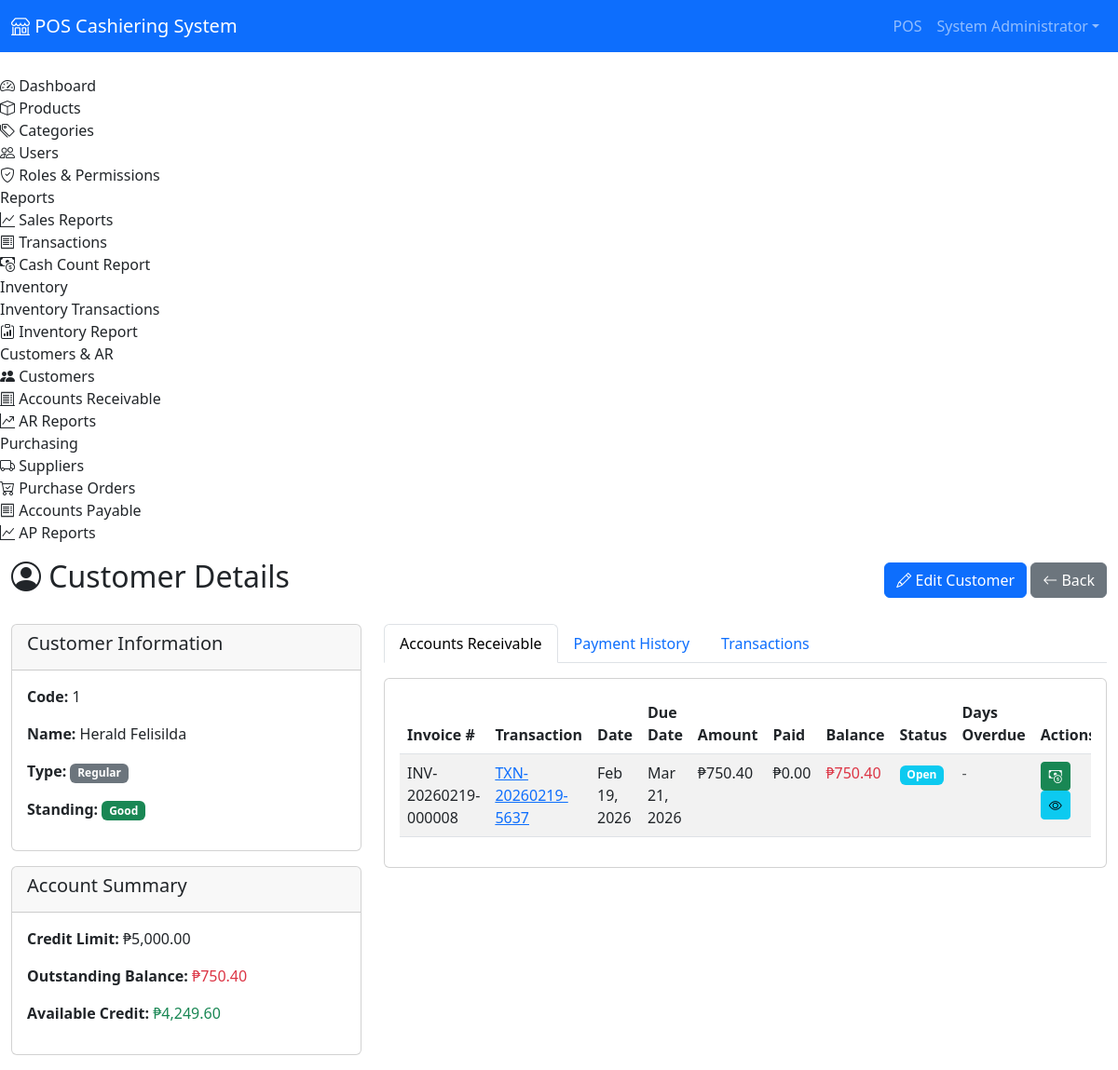
/POS/admin/customer-details.php?id=1 (signed in), run on the app's committed database.
### tables this page shows
CREATE TABLE `customers` (
  `id` int(11) NOT NULL AUTO_INCREMENT,
  `customer_code` varchar(50) NOT NULL,
  `customer_name` varchar(255) NOT NULL,
  `email` varchar(255) DEFAULT NULL,
  `phone` varchar(50) DEFAULT NULL,
  `address` text DEFAULT NULL,
  `city` varchar(100) DEFAULT NULL,
  `state` varchar(100) DEFAULT NULL,
  `zip_code` varchar(20) DEFAULT NULL,
  `birth_date` date DEFAULT NULL,
  `customer_type` enum('regular','member') DEFAULT 'regular',
  `credit_limit` decimal(15,2) DEFAULT 0.00,
  `balance` decimal(15,2) DEFAULT 0.00 COMMENT 'Current outstanding balance',
  `points_balance` int(11) DEFAULT 0 COMMENT 'Reward points balance',
  `points_earned_total` int(11) DEFAULT 0 COMMENT 'Total points earned (lifetime)',
  `standing` enum('good','warning','bad') DEFAULT 'good',
  `is_active` tinyint(1) DEFAULT 1,
  `notes` text DEFAULT NULL,
  `created_at` timestamp NOT NULL DEFAULT current_timestamp(),
  `updated_at` timestamp NOT NULL DEFAULT current_timestamp() ON UPDATE current_timestamp(),
  PRIMARY KEY (`id`),
  UNIQUE KEY `customer_code` (`customer_code`),
  KEY `idx_code` (`customer_code`),
  KEY `idx_name` (`customer_name`),
  KEY `idx_type` (`customer_type`),
  KEY `idx_standing` (`standing`),
  KEY `idx_active` (`is_active`)
);

CREATE TABLE `accounts_receivable` (
  `id` int(11) NOT NULL AUTO_INCREMENT,
  `transaction_id` int(11) NOT NULL,
  `customer_id` int(11) NOT NULL,
  `invoice_number` varchar(100) DEFAULT NULL,
  `invoice_date` date NOT NULL,
  `due_date` date NOT NULL,
  `amount` decimal(15,2) NOT NULL,
  `paid_amount` decimal(15,2) DEFAULT 0.00,
  `balance` decimal(15,2) NOT NULL,
  `status` enum('open','partial','paid','overdue') DEFAULT 'open',
  `payment_date` date DEFAULT NULL,
  `points_earned` int(11) DEFAULT 0 COMMENT 'Points earned from this transaction',
  `notes` text DEFAULT NULL,
  `created_at` timestamp NOT NULL DEFAULT current_timestamp(),
  `updated_at` timestamp NOT NULL DEFAULT current_timestamp() ON UPDATE current_timestamp(),
  PRIMARY KEY (`id`),
  KEY `idx_customer` (`customer_id`),
  KEY `idx_status` (`status`),
  KEY `idx_due_date` (`due_date`),
  KEY `idx_transaction` (`transaction_id`),
  CONSTRAINT `accounts_receivable_ibfk_1` FOREIGN KEY (`transaction_id`) REFERENCES `transactions` (`id`),
  CONSTRAINT `accounts_receivable_ibfk_2` FOREIGN KEY (`customer_id`) REFERENCES `customers` (`id`)
);

CREATE TABLE `transactions` (
  `id` int(11) NOT NULL AUTO_INCREMENT,
  `transaction_number` varchar(50) NOT NULL,
  `user_id` int(11) NOT NULL,
  `customer_id` int(11) DEFAULT NULL,
  `total_amount` decimal(10,2) NOT NULL,
  `discount_amount` decimal(10,2) DEFAULT 0.00,
  `tax_amount` decimal(10,2) DEFAULT 0.00,
  `final_amount` decimal(10,2) NOT NULL,
  `payment_method` enum('cash','credit_card','e_wallet','credit') DEFAULT 'cash',
  `payment_status` enum('pending','completed','refunded','voided') DEFAULT 'completed',
  `voided_at` timestamp NULL DEFAULT NULL,
  `voided_by` int(11) DEFAULT NULL,
  `void_reason` text DEFAULT NULL,
  `is_synced` tinyint(1) DEFAULT 0,
  `synced_at` timestamp NULL DEFAULT NULL,
  `created_at` timestamp NOT NULL DEFAULT current_timestamp(),
  `updated_at` timestamp NOT NULL DEFAULT current_timestamp() ON UPDATE current_timestamp(),
  PRIMARY KEY (`id`),
  UNIQUE KEY `transaction_number` (`transaction_number`),
  KEY `idx_transaction_number` (`transaction_number`),
  KEY `idx_user` (`user_id`),
  KEY `idx_created` (`created_at`),
  KEY `idx_synced` (`is_synced`),
  KEY `voided_by` (`voided_by`),
  KEY `idx_voided` (`voided_at`),
  KEY `idx_customer` (`customer_id`),
  CONSTRAINT `transactions_ibfk_1` FOREIGN KEY (`user_id`) REFERENCES `users` (`id`),
  CONSTRAINT `transactions_ibfk_2` FOREIGN KEY (`voided_by`) REFERENCES `users` (`id`) ON DELETE SET NULL,
  CONSTRAINT `transactions_ibfk_3` FOREIGN KEY (`customer_id`) REFERENCES `customers` (`id`) ON DELETE SET NULL
);

### POS/config/database.php (called while the page is built, shortened)
<?php
class Database {
    private $host = DB_HOST;
    private $user = DB_USER;
    private $pass = DB_PASS;
    private $name = DB_NAME;
    private $conn;
    private function connect() {
        try {
            $this->conn = new PDO(
                "mysql:host={$this->host};dbname={$this->name};charset=utf8mb4",
                $this->user,
                $this->pass,
                [
                    PDO::ATTR_ERRMODE => PDO::ERRMODE_EXCEPTION,
                    PDO::ATTR_DEFAULT_FETCH_MODE => PDO::FETCH_ASSOC,
                    PDO::ATTR_EMULATE_PREPARES => false
                ]
            );
        } catch (PDOException $e) {
            error_log("Database connection failed: " . $e->getMessage());
            throw new Exception("Database connection failed. Please check your database configuration and ensure the database 'pos_system' exists. Error: " . $e->getMessage());
        }
    }
    public function query($sql, $params = []) {
        try {
            $stmt = $this->conn->prepare($sql);
            $stmt->execute($params);
            return $stmt;
        } catch (PDOException $e) {
            error_log("Database query error: " . $e->getMessage());
            throw $e;
        }
    }
    public function fetch($sql, $params = []) {
        return $this->query($sql, $params)->fetch();
    }
    public function fetchAll($sql, $params = []) {
        return $this->query($sql, $params)->fetchAll();
    }
}

### POS/admin/customer-details.php (the view, shortened to what this page needs)
<?php
require_once __DIR__ . '/includes/header.php';
require_once __DIR__ . '/../config/database.php';
$db = new Database();
$customer_id = $_GET['id'] ?? 0;
$customer = $db->fetch(
    "SELECT * FROM customers WHERE id = ?",
    [$customer_id]
);
$outstanding = $db->fetch(
    "SELECT SUM(balance) as total FROM accounts_receivable
     WHERE customer_id = ? AND status IN ('open', 'partial', 'overdue')",
    [$customer_id]
);
$customer['outstanding_balance'] = $outstanding['total'] ?? 0;
$ar_invoices = $db->fetchAll(
    "SELECT ar.*, t.transaction_number,
     DATEDIFF(CURDATE(), ar.due_date) as days_overdue
     FROM accounts_receivable ar
     JOIN transactions t ON ar.transaction_id = t.id
     WHERE ar.customer_id = ?
     ORDER BY ar.created_at DESC
     LIMIT 20",
    [$customer_id]
);
?>
<div class="d-flex justify-content-between align-items-center mb-4">
    <h2><i class="bi bi-person-circle"></i> Customer Details</h2>
    <div>
        <button class="btn btn-primary" onclick="editCustomer(<?php echo htmlspecialchars(json_encode($customer)); ?>)">
            <i class="bi bi-pencil"></i> Edit Customer
        </button>
        <a href="<?php echo APP_URL; ?>/admin/customers.php" class="btn btn-secondary">
            <i class="bi bi-arrow-left"></i> Back
        </a>
    </div>
</div>
<div class="row">
    <div class="col-md-4">
        <div class="card mb-3">
            <div class="card-header">
                <h5>Customer Information</h5>
            </div>
            <div class="card-body">
                <p><strong>Code:</strong> <?php echo htmlspecialchars($customer['customer_code']); ?></p>
                <p><strong>Name:</strong> <?php echo htmlspecialchars($customer['customer_name']); ?></p>
                <p><strong>Type:</strong>
                    <span class="badge <?php echo $customer['customer_type'] == 'member' ? 'bg-info' : 'bg-secondary'; ?>">
                        <?php echo ucfirst($customer['customer_type']); ?>
                    </span>
                </p>
                <p><strong>Standing:</strong>
                    <?php
                    $standingColors = [
                        'good' => 'bg-success',
                        'warning' => 'bg-warning',
                        'bad' => 'bg-danger'
                    ];
                    $color = $standingColors[$customer['standing']] ?? 'bg-secondary';
                    ?>
                    <span class="badge <?php echo $color; ?>"><?php echo ucfirst($customer['standing']); ?></span>
                </p>
            </div>
        </div>
        <div class="card mb-3">
            <div class="card-header">
                <h5>Account Summary</h5>
            </div>
            <div class="card-body">
                <p><strong>Credit Limit:</strong> ₱<?php echo number_format($customer['credit_limit'], 2); ?></p>
                <p><strong>Outstanding Balance:</strong>
                    <span class="<?php echo $customer['outstanding_balance'] > 0 ? 'text-danger' : 'text-success'; ?>">
                        ₱<?php echo number_format($customer['outstanding_balance'], 2); ?>
                    </span>
                </p>
                <p><strong>Available Credit:</strong>
                    <span class="text-success">
                        ₱<?php echo number_format(max(0, $customer['credit_limit'] - $customer['outstanding_balance']), 2); ?>
                    </span>
                </p>
            </div>
        </div>
    </div>
    <div class="col-md-8">
        <ul class="nav nav-tabs mb-3" id="customerTabs" role="tablist">
            <li class="nav-item" role="presentation">
                <button class="nav-link active" id="ar-tab" data-bs-toggle="tab" data-bs-target="#ar" type="button">
                    Accounts Receivable
                </button>
            </li>
            <li class="nav-item" role="presentation">
                <button class="nav-link" id="payments-tab" data-bs-toggle="tab" data-bs-target="#payments" type="button">
                    Payment History
                </button>
            </li>
            <li class="nav-item" role="presentation">
                <button class="nav-link" id="transactions-tab" data-bs-toggle="tab" data-bs-target="#transactions" type="button">
                    Transactions
                </button>
            </li>
        </ul>
        <div class="tab-content" id="customerTabContent">
            <div class="tab-pane fade show active" id="ar" role="tabpanel">
                <div class="card">
                    <div class="card-body">
                        <div class="table-responsive">
                            <table class="table table-striped">
                                <thead>
                                    <tr>
                                        <th>Invoice #</th>
                                        <th>Transaction</th>
                                        <th>Date</th>
                                        <th>Due Date</th>
                                        <th>Amount</th>
                                        <th>Paid</th>
                                        <th>Balance</th>
                                        <th>Status</th>
                                        <th>Days Overdue</th>
                                        <th>Actions</th>
                                    </tr>
                                </thead>
                                <tbody>
                                    <?php foreach ($ar_invoices as $ar): ?>
                                    <tr>
                                        <td><?php echo htmlspecialchars($ar['invoice_number'] ?? '-'); ?></td>
                                        <td><a href="<?php echo APP_URL; ?>/admin/transactions.php?search=<?php echo urlencode($ar['transaction_number']); ?>"><?php echo htmlspecialchars($ar['transaction_number']); ?></a></td>
                                        <td><?php echo date('M d, Y', strtotime($ar['invoice_date'])); ?></td>
                                        <td><?php echo date('M d, Y', strtotime($ar['due_date'])); ?></td>
                                        <td>₱<?php echo number_format($ar['amount'], 2); ?></td>
                                        <td>₱<?php echo number_format($ar['paid_amount'], 2); ?></td>
                                        <td>
                                            <span class="<?php echo $ar['balance'] > 0 ? 'text-danger' : 'text-success'; ?>">
                                                ₱<?php echo number_format($ar['balance'], 2); ?>
                                            </span>
                                        </td>
                                        <td>
                                            <span class="badge bg-<?php
                                                echo $ar['status'] == 'paid' ? 'success' :
                                                    ($ar['status'] == 'overdue' ? 'danger' :
                                                    ($ar['status'] == 'partial' ? 'warning' : 'info'));
                                            ?>"><?php echo ucfirst($ar['status']); ?></span>
                                        </td>
                                        <td>
                                            <?php if ($ar['days_overdue'] > 0 && $ar['status'] != 'paid'): ?>
                                            <span class="text-danger"><?php echo $ar['days_overdue']; ?> days</span>
                                            <?php else: ?>
                                            <span class="text-muted">-</span>
                                            <?php endif; ?>
                                        </td>
                                        <td>
                                            <?php if ($ar['balance'] > 0): ?>
                                            <button class="btn btn-sm btn-success" onclick="collectPayment(<?php echo $ar['id']; ?>)">
                                                <i class="bi bi-cash-coin"></i>
                                            </button>
                                            <?php endif; ?>
                                            <a href="<?php echo APP_URL; ?>/admin/ar-details.php?id=<?php echo $ar['id']; ?>" class="btn btn-sm btn-info">
                                                <i class="bi bi-eye"></i>
                                            </a>
                                        </td>
                                    </tr>
                                    <?php endforeach; ?>
                                </tbody>
                            </table>
                        </div>
                    </div>
                </div>
            </div>
        </div>
    </div>
</div>
<?php require_once __DIR__ . '/includes/footer.php'; ?>

### data on the page
customers: customer_code "1", customer_name "Herald Felisilda", customer_type "Regular", standing "Good", credit_limit "5,000.00", balance "750.40", max(0, $customer['credit_limit'] - $customer['outstanding_balance']) "4,249.60"
accounts_receivable: invoice_number "INV-20260219-000008", transaction.transaction_number "TXN-20260219-5637", invoice_date "Feb 19, 2026", due_date "Mar 21, 2026", amount "750.40", paid_amount "0.00", balance "750.40", status "Open"

### other printed values
APP_NAME "POS Cashiering System"
$currentUser['full_name'] "System Administrator"
